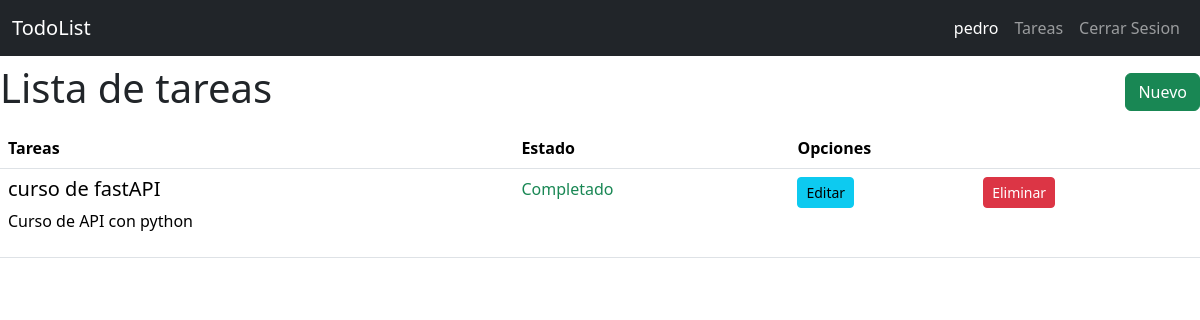
Before: /todo/list (signed in) with the older database file.
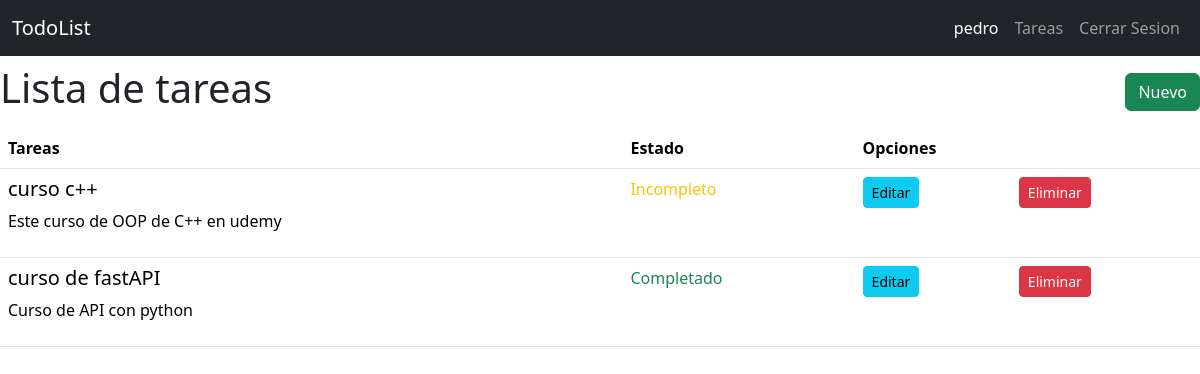
After: the same page with the newer database file.
### todor/models.py (models this page shows, shortened)
class User(db.Model):
    id = db.Column(db.Integer, primary_key = True)
    username = db.Column(db.String(20), unique = True, nullable = False)
    password = db.Column(db.Text, nullable = False)

class Todo(db.Model):
    id = db.Column(db.Integer, primary_key = True)
    created_by = db.Column(db.Integer, db.ForeignKey('user.id'), nullable = False)
    title = db.Column(db.String(100), nullable = False)
    desc = db.Column(db.Text)
    state = db.Column(db.Boolean, default = False)

### todor/todo.py (the view)
@bp.route('/list')
@login_required
def index():
    todos = Todo.query.all()
    return render_template('todo/index.html', todos = todos)

### todor/auth.py (called while the page is built)
@bp.before_app_request
def load_logged_in_user():
    user_id = session.get('user_id')
    if user_id is None:
        g.user = None
    else:
        g.user = User.query.get_or_404(user_id)

def login_required(view):
    @functools.wraps(view)
    def wrapped_view(**kwargs):
        if g.user is None:
            return redirect(url_for('auth.login'))
        return view(**kwargs)
    return wrapped_view

### todor/templates/todo/index.html
{% extends 'base.html' %}
{% block content %}
<section class="container-fuid">
    <nav class="navbar">
        <h1>{% block title %}Lista de tareas{% endblock %}</h1>
        <a href="{{url_for('todo.create')}}" class="btn btn-success">Nuevo</a>
    </nav>
    <table class="table">
        <thead>
            <tr>
                <th class="col">Tareas</th>
                <th class="col">Estado</th>
                <th class="col" colspan="2">Opciones</th>
            </tr>
        </thead>
        <tbody>
            {% for todo in todos | reverse%}
            {% if g.user.id == todo.created_by %}
            <tr>
                <td>
                    <h5>{{todo.title}}</h5>
                    <p>{{todo.desc}}</p>
                </td>
                <td>
                    {% if todo.state == false %}
                    <span class="text-warning">Incompleto</span>
                    {% else %}
                    <span class="text-success">Completado</span>
                    {% endif %}
                </td>
                <td>
                    <a href="{{url_for('todo.update', id = todo.id)}}" class="btn btn-info btn-sm">Editar</a>
                </td>
                <td>
                    <a href="{{url_for('todo.delete', id = todo.id)}}" class="btn btn-danger btn-sm">Eliminar</a>
                </td>
            </tr>
            {% endif%}
            {% endfor %}
        </tbody>
    </table>
</section>
{% endblock %}

### todor/templates/base.html (shortened to what this page needs)
<!DOCTYPE html>
<html lang="en">
<head>
  <link href="https://cdn.jsdelivr.net/npm/bootstrap@5.3.3/dist/css/bootstrap.min.css" rel="stylesheet"
>
</head>
<body>
  <nav class="navbar navbar-expand-sm bg-dark" data-bs-theme="dark">
    <div class="container-fluid">
      <a class="navbar-brand" href="{{url_for('index')}}">TodoList</a>
      <div class="collapse navbar-collapse justify-content-end" id="navbarNav">
        <ul class="navbar-nav">
          {% if g.user %}
          <li class="nav-item">
            <span class="nav-link active">{{ g.user.username}}</span>
          </li>
          <li class="nav-item">
            <a class="nav-link" href="{{url_for('todo.index')}}">Tareas</a>
          </li>
          <li class="nav-item">
            <a class="nav-link" href="{{url_for('auth.logout')}}">Cerrar Sesion</a>
          </li>
          {% endif %}
        </ul>
      </div>
    </div>
  </nav>
  {% block content %}
  {% endblock %}
</body>
</html>

Changed rows visible on the page:
added Todo: title "curso c++", desc "Este curso de OOP de C++ en udemy", state "Incompleto"
